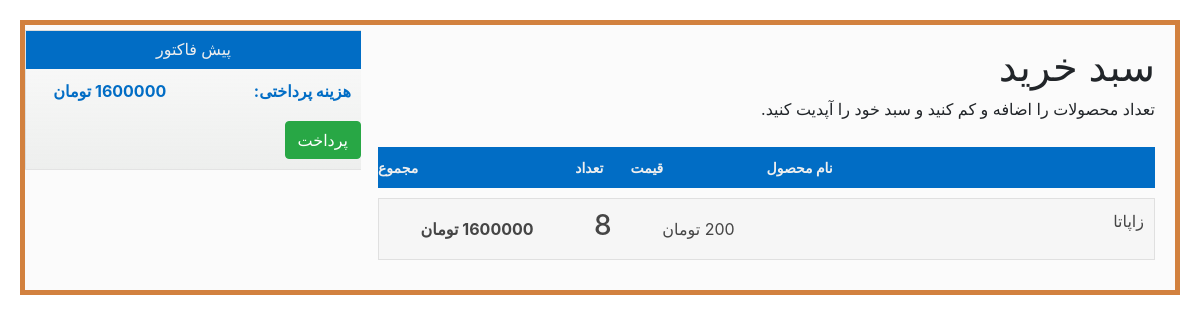
The app's page /cart/orderdetails/66/ (signed in) with its own data.
### cart/models.py (models this page shows, shortened)
class OrderItems(models.Model):
    Order = models.ForeignKey(to=Orders, on_delete=models.CASCADE, related_name = 'items')
    food = models.ForeignKey(to=FoodModel, on_delete= models.CASCADE ,related_name = 'items' , verbose_name = 'محصول')
    quantity = models.SmallIntegerField(verbose_name = 'تعداد', )
    price = models.PositiveIntegerField(verbose_name = 'قیمت', )
    def tprice(self):
        return self.food.price*self.quantity*1000
    def name(self):
        return self.food.name_food

class Orders(models.Model):
    user = models.ForeignKey(to = UserModel, related_name = "items" , on_delete = models.CASCADE,verbose_name="مشتری" )
    phone = models.CharField(max_length=11, verbose_name="شماره تلفن")
    address = models.TextField(max_length = 300, verbose_name="آدرس")
    description = models.TextField(max_length=600, verbose_name="درباره سفارش",blank=True, null=True)
    created = models.DateTimeField(auto_now_add=True , verbose_name="زمان ثبت سفارش")
    total_price = models.PositiveIntegerField(verbose_name="قیمت کل")
    is_paid = models.BooleanField(default=False, verbose_name="وضعیت پرداخت")
    date = models.DateTimeField(verbose_name="زمان ثبت سفارش", auto_now_add=True ,)
    undo = models.BooleanField(default=False, verbose_name="وضعیت فیش")
    class Meta:
        verbose_name = 'سفارش'
        verbose_name_plural = 'سفارش ها'
        ordering = ('created',)

### home/models.py (models this page shows, shortened)
class FoodModel(models.Model):
    name_food = models.CharField(max_length=250,verbose_name='نام غذا')
    price = models.PositiveIntegerField(verbose_name='قیمت')
    description = models.CharField(max_length=300, verbose_name='درباره غذا',blank=True, null=True)
    img = models.ImageField(upload_to='images/')
    available  = models.BooleanField(default=True, verbose_name='وضعیت')
    category = models.ForeignKey(to=Category, related_name='category', on_delete=models.SET_NULL,null=True, blank=True)
    class Meta:
        verbose_name = 'غذا'
        verbose_name_plural = ' غذا ها'

### cart/views.py (the view)
# urls.py: path('orderdetails/<int:pk>/',views.OrderDetailView.as_view(), name='order_details'),
class OrderDetailView(View):
    def get(self, request,pk):
        obj = get_object_or_404(Orders,pk=pk)
        return render(request,"cart/order_details.html", {"order":obj})
    def dispatch(self, request,pk):
        obj = get_object_or_404(Orders,pk=pk)
        if request.user == obj.user:
            return self.get(request,pk)
        else:
            raise Http404

### templates/cart/order_details.html (shortened to what this page needs)
<!DOCTYPE html>
{% load static %}
<html lang="en">
<head>
	<link type="text/css" href="{% static 'cart/css/style.css' %}" rel="stylesheet" />
	<link rel="stylesheet" href="https://cdn.rtlcss.com/bootstrap/v4.2.1/css/bootstrap.min.css">
</head>
<body>
	<div class="content">
		<h1>سبد خرید</h1>
		<p>تعداد محصولات را اضافه و کم کنید و سبد خود را آپدیت کنید.</p>
		<table class="items">
			<thead>
			<tr>
				<th>نام محصول</th>
				<th>قیمت</th>
				<th>تعداد</th>
				<th>مجموع</th>
			</tr>
			</thead>
			<tbody>
			{% for item in order.items.all %}
			<tr>
				<td>
					<p> {{item.name}}<br /></p>
				</td>
				<td>{{item.price}} تومان</td>
				<td>
					<h3>{{item.quantity}}</h3>
				</td>
				<td class="itemTotal">{{item.tprice}} تومان</td>
			</tr>
			{%endfor%}
			</tbody>
		</table>
<form method="post" >
		<div class="cost">
			<h2>پیش فاکتور</h2>
			<table class="pricing">
				<tbody>
				<tr>
					<td><strong>هزینه پرداختی:</strong></td>
					<td class="">{{order.total_price}} تومان</td>
				</tr>
				</tbody>
			</table>
			<button class="btn btn-success ml-2 mt-2"  type='submit'>پرداخت</button>
		</div>
	</div>
</body>
</html>

### static/cart/css/style.css (style rules this page uses)
body { font-family: "Vazir"; direction: rtl; }
@media screen and (min-width: 30em) { body { padding: 20px; } }
.content { padding: 5px; background: #fafafa; background: rgba(250, 250, 250, 0.7); border: 5px solid #c55901; border: 5px solid rgba(197, 89, 1, 0.75); zoom: 1; }
.content:before, .content:after { content: "\0020"; display: block; height: 0; overflow: hidden; }
.content:after { clear: both; }
@media screen and (min-width: 30em) { .content { padding: 20px; } }
h1 { color: #016dc5; margin-bottom: 0; }
p { line-height: 1.5; }
table { width: 100%; color: #454545; }
table.items { border-collapse: separate; border-spacing: 0 10px; }
@media screen and (min-width: 45em) { table.items { width: 60%; } }
@media screen and (min-width: 55em) { table.items { width: 70%; } }
table.items tbody tr { margin-bottom: 10px; background-color: rgba(150, 160, 150, 0.05); }
table.items tbody td { border-top: 1px solid rgba(204, 204, 204, 0.5); border-bottom: 1px solid rgba(204, 204, 204, 0.5); }
table.items tbody td:first-child { border-right: 1px solid rgba(204, 204, 204, 0.5); }
table.items tbody td:last-child { border-left: 1px solid rgba(204, 204, 204, 0.5); }
table.pricing { width: 100%; }
table.pricing tr { border-bottom: 1px solid rgba(204, 204, 204, 0.5); }
table.pricing tr:last-child { border-bottom: 0; color: #016dc5; }
table.pricing td:nth-child(2) { display: table-cell; }
th { text-transform: uppercase; background: #016dc5; color: #eee; padding: 10px 0; text-align: center; font-size: 0.875em; }
th:nth-child(2) { display: none; }
@media screen and (min-width: 24em) { th:nth-child(2) { display: table-cell; } }
td { padding: 10px; }
td:first-child { width: 50%; }
td:nth-child(2) { display: none; }
@media screen and (min-width: 24em) { td:nth-child(2) { display: table-cell; } }
td:nth-child(n+2):nth-child(-n+4) { text-align: center; }
td:last-child { font-weight: bold; }
td p { float: right; width: 90%; margin-top: 0; }
@media screen and (min-width: 40em) { td p { width: 55%; } }
@media screen and (min-width: 68em) { td p { width: 45%; } }
.cost { padding-bottom: 10px; border: 1px solid rgba(204, 204, 204, 0.5); background-size: 100%; background-image: -webkit-gradient(linear, 50% 0%, 50% 100%, color-stop(0%, rgba(255, 255, 255, 0)), color-stop(100%, rgba(150, 160, 150, 0.13))); background-image: -moz-linear-gradient(top, rgba(255, 255, 255, 0) 0%, rgba(150, 160, 150, 0.13) 100%); background-image: -webkit-linear-gradient(top, rgba(255, 255, 255, 0) 0%, rgba(150, 160, 150, 0.13) 100%); background-image: linear-gradient(to bottom, rgba(255, 255, 255, 0) 0%, rgba(150, 160, 150, 0.13) 100%); }
@media screen and (min-width: 45em) { .cost { width: 30%; position: fixed; left: 25px; top: 100px; border-width: 1px 0 1px 1px; } }
@media screen and (min-width: 55em) { .cost { width: 28%; } }
@media screen and (min-width: 61.5em) { .cost { top: 30px; } }
.cost h2 { background: #016dc5; color: #eee; margin: 0; padding: 10px 0; width: 100%; font-size: 1em; text-align: center; text-transform: uppercase; }

### records on screen
OrderItems: name "زاپاتا", quantity "8", tprice "1600000"
Orders: total_price "1600000"
